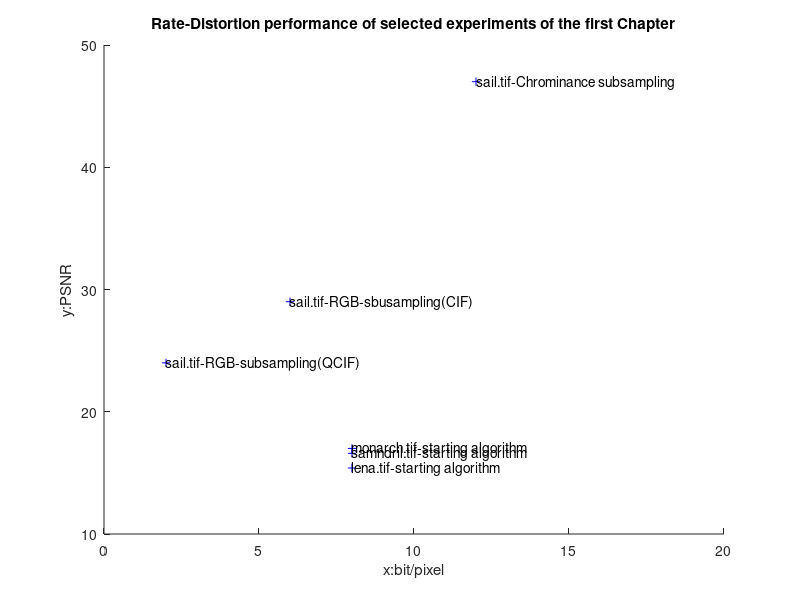

Write the MATLAB code that produced this figure.

clear all
close all
clc
figure
title('Rate-Distortion performance of selected experiments of the first Chapter');
xlabel('x:bit/pixel');
ylabel('y:PSNR');
axis([0 20 10 50]);
hold on
smandril_st=plot(8,16.6,'+b');
text(8,16.6,'samndril.tif-starting algorithm');
lena_st=plot(8,15.4,'+b');
text(8,15.4,'lena.tif-starting algorithm');
sail_st=plot(8,17.0,'+b');
text(8,17.0,'monarch.tif-starting algorithm');
chrominance_sail=plot(12,47,'+b');
text(12,47,'sail.tif-Chrominance subsampling');
sail_cif=plot(6,29,'+b');
text(6,29,'sail.tif-RGB-sbusampling(CIF)');
sail_qcif=plot(2,24,'+b');
text(2,24,'sail.tif-RGB-subsampling(QCIF)');
hold off

